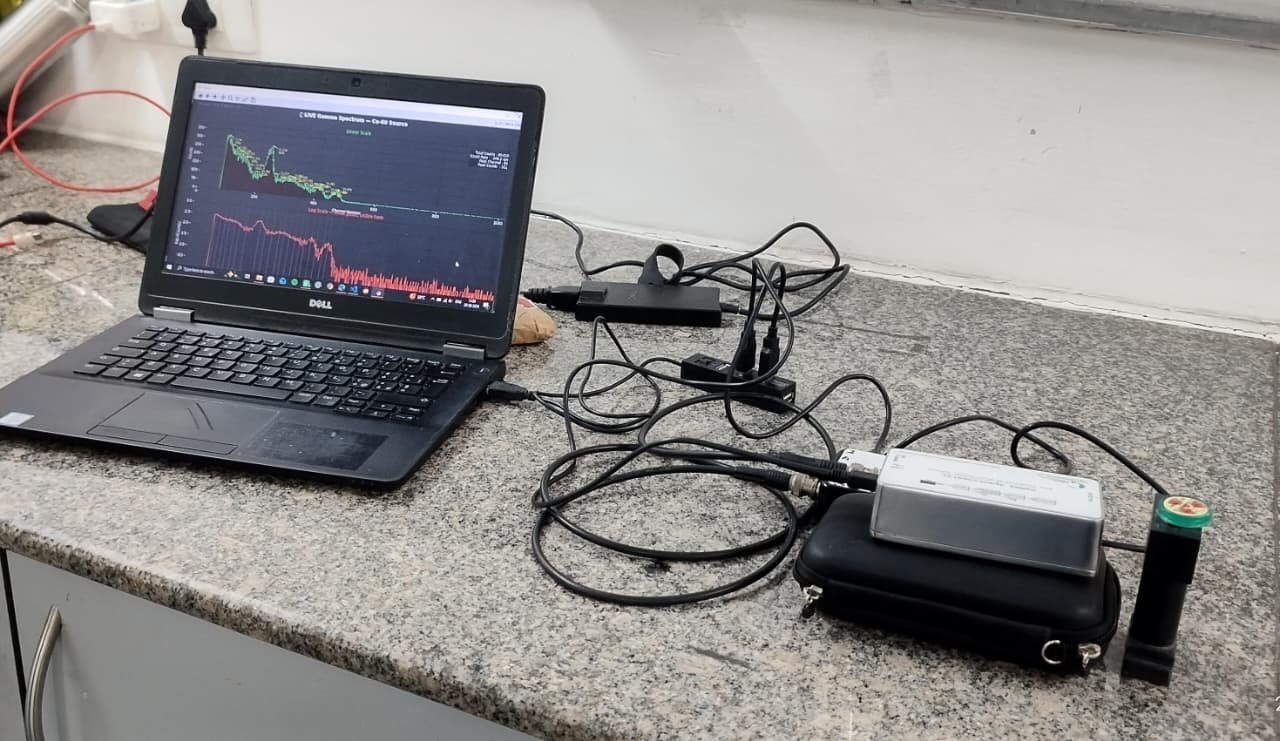
#> input picture CNSPEC GAMMA SPECTRUM/ASSETS/MAPPING1.jpeg, 1280 x 741 px, given in place of the camera
$ python camera_capture_digital_twin.py
#> lines starting #> are read from the running program, lines starting #| are printed output that depends on the picture; after the words box and inside, x2 and y2 are one past the last pixel; in counts of white or black regions, pixels touching at a corner belong together
import cv2
import numpy as np


# Camera
cap = cv2.VideoCapture(0)


if not cap.isOpened():
    print("Camera not detected")
    exit()


while True:


    ret, frame = cap.read()
#> frame is the input picture: shape (741, 1280, 3); mean B, G, R 139, 139.9, 141.6


    if not ret:
        break


    # Resize
    frame = cv2.resize(
        frame,
        (640,480)
    )
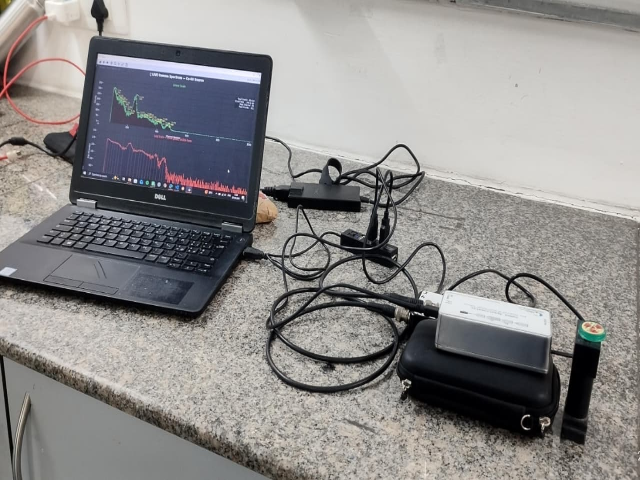
#> frame: shape (480, 640, 3); mean B, G, R 138.9, 139.8, 141.5


    # Convert grayscale

    gray = cv2.cvtColor(
        frame,
        cv2.COLOR_BGR2GRAY
    )
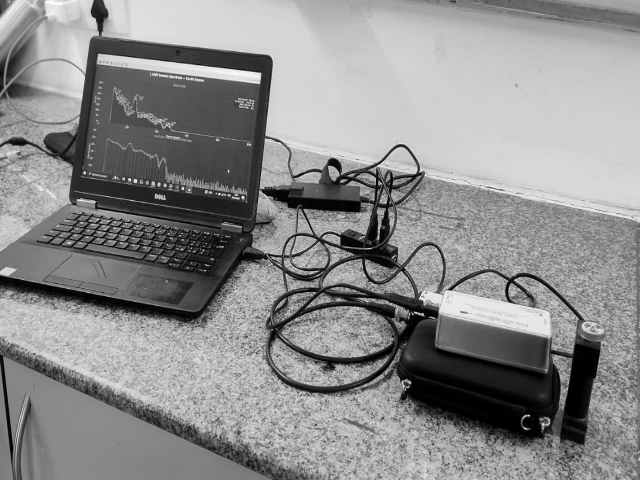
#> gray: shape (480, 640); min 0, max 254, mean 140.2


    # Create artificial depth map

    depth = cv2.applyColorMap(
        gray,
        cv2.COLORMAP_JET
    )
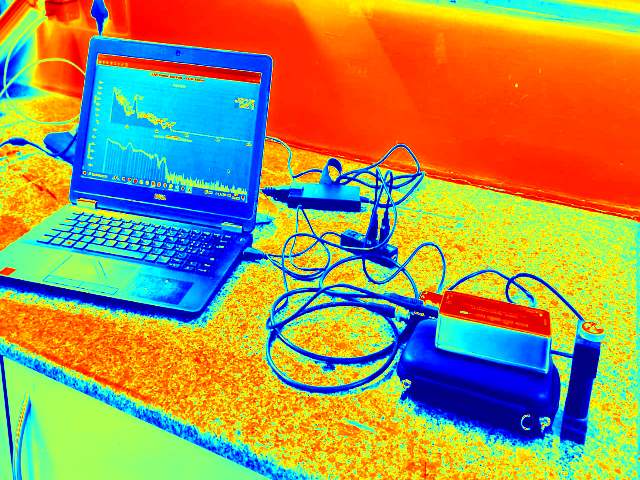
#> depth: shape (480, 640, 3); mean B, G, R 90.1, 148.8, 159.3


    # Edge detection

    edges = cv2.Canny(
        gray,
        80,
        150
    )
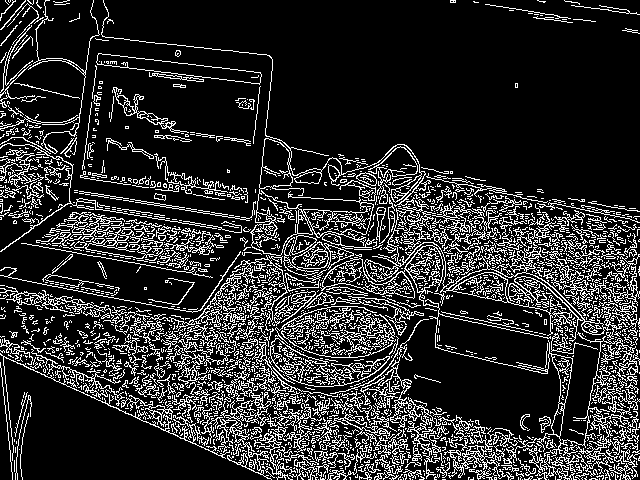
#> edges: shape (480, 640); 17.4% white in thin lines or dots


    edges = cv2.cvtColor(
        edges,
        cv2.COLOR_GRAY2BGR
    )
#> edges: shape (480, 640, 3); 17.4% white in thin lines or dots


    # Digital twin fusion

    digital_twin = cv2.addWeighted(
        depth,
        0.7,
        edges,
        0.3,
        0
    )


    # Add grid effect

    for x in range(0,640,40):

        cv2.line(
            digital_twin,
            (x,0),
            (x,480),
            (255,255,255),
            1
        )
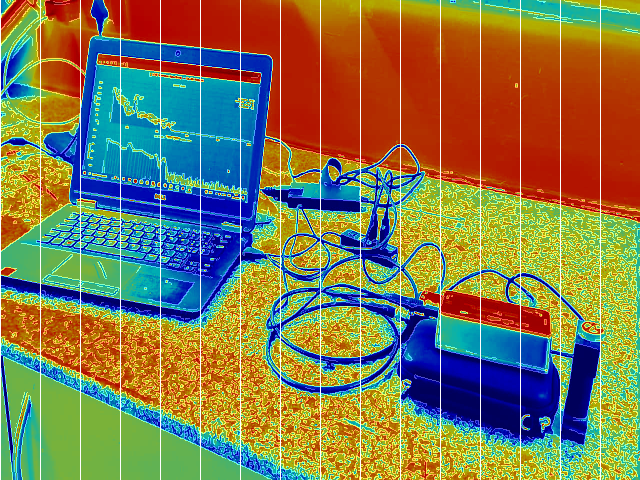
#> digital_twin: shape (480, 640, 3); mean B, G, R 80.8, 120.8, 127.8


    for y in range(0,480,40):

        cv2.line(
            digital_twin,
            (0,y),
            (640,y),
            (255,255,255),
            1
        )
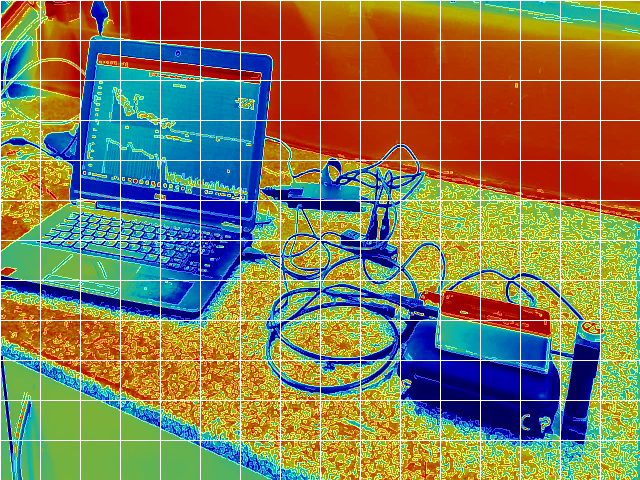
#> digital_twin: shape (480, 640, 3); 2.44% of pixels changed, all inside (x1, y1, x2, y2) = (1, 0, 640, 441)


    cv2.putText(

        digital_twin,

        "3D DIGITAL TWIN MODE",

        (20,40),

        cv2.FONT_HERSHEY_SIMPLEX,

        1,

        (255,255,255),

        2

    )
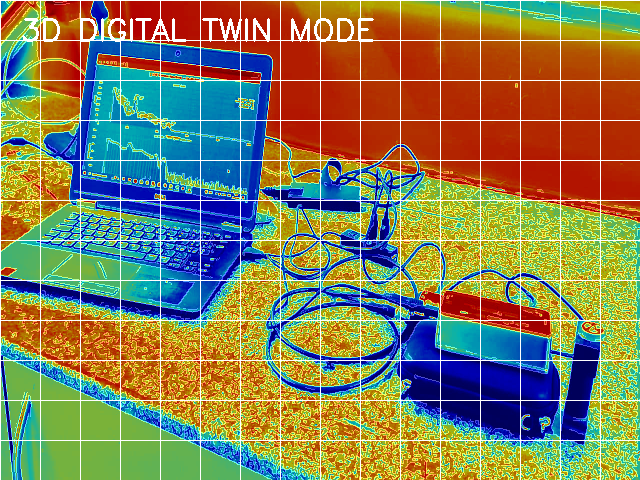
#> digital_twin: shape (480, 640, 3); 0.76% of pixels changed, all inside (x1, y1, x2, y2) = (22, 18, 374, 42)


    cv2.imshow(
        "Live 3D Digital Twin Camera",
        digital_twin
    )


    if cv2.waitKey(1)==ord('q'):
#> (key q is pressed here)
        break


cap.release()
cv2.destroyAllWindows()

$ run again, on CNSPEC GAMMA SPECTRUM/ASSETS/MAPPING2.jpeg
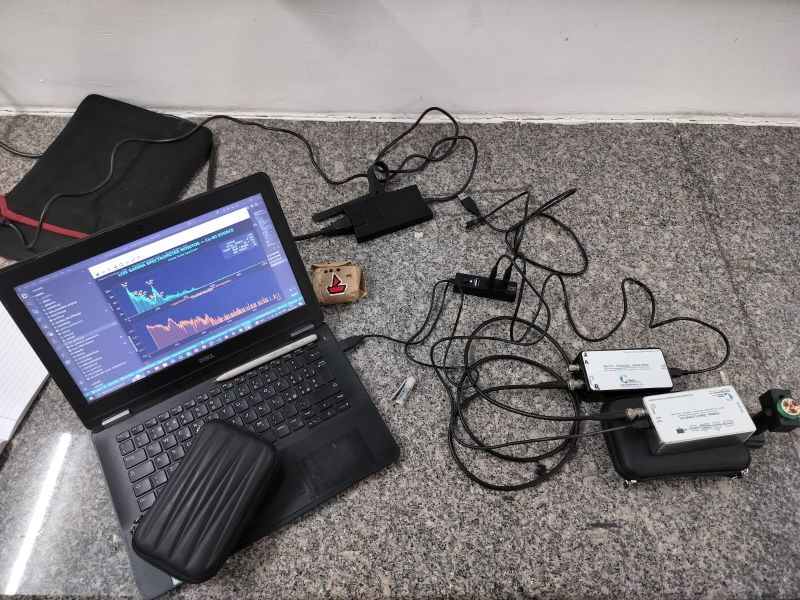
#> input picture CNSPEC GAMMA SPECTRUM/ASSETS/MAPPING2.jpeg, 1600 x 1200 px, given in place of the camera (shown at 1/2 size)
#> frame is the input picture: shape (1200, 1600, 3); mean B, G, R 123.1, 119.9, 123
#> frame: shape (480, 640, 3)
#> `edges = cv2.Canny( gray, 80, 150 )`:
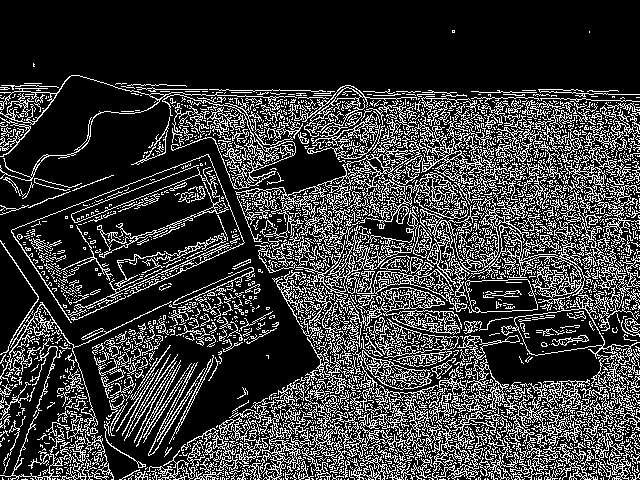
#> edges: shape (480, 640); 22.7% white in thin lines or dots
#> `cv2.putText(  digital_twin,  "3D DIGITAL TWIN MODE",  (20,40),  cv2.FO..`:
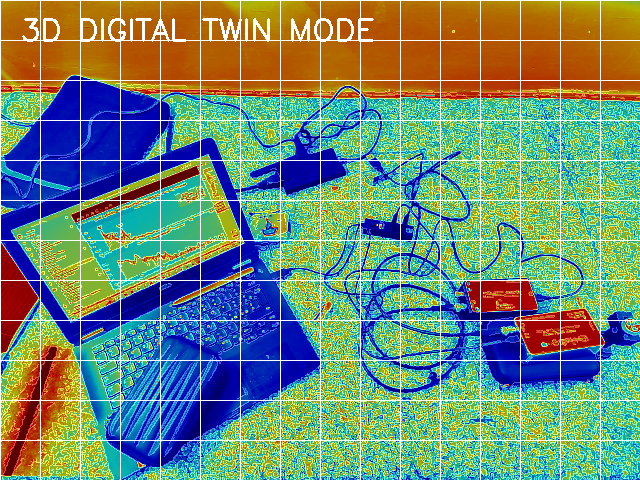
#> digital_twin: shape (480, 640, 3); mean B, G, R 116.8, 138.2, 110.4

$ run again, on CNSPEC GAMMA SPECTRUM/ASSETS/MAPPING3.jpeg
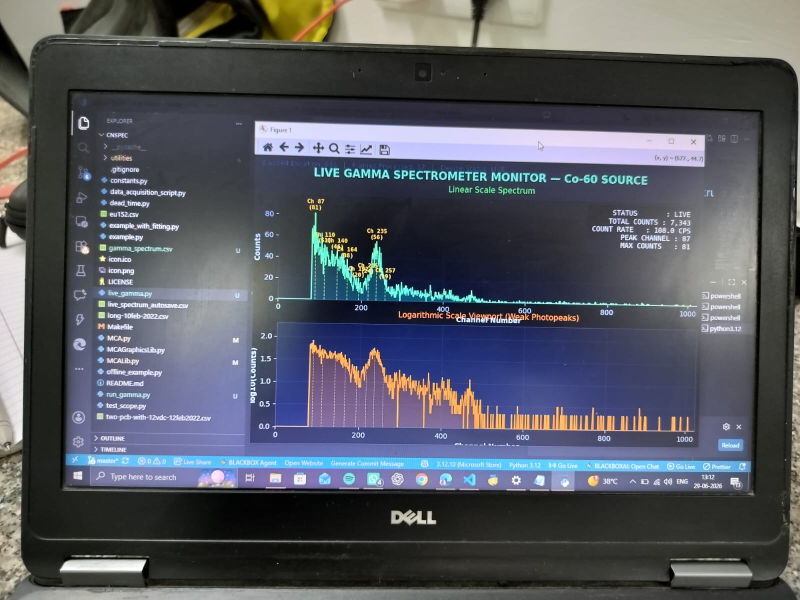
#> input picture CNSPEC GAMMA SPECTRUM/ASSETS/MAPPING3.jpeg, 1600 x 1200 px, given in place of the camera (shown at 1/2 size)
#> frame is the input picture: shape (1200, 1600, 3); mean B, G, R 96.6, 87.9, 84.8
#> frame: shape (480, 640, 3)
#> `edges = cv2.Canny( gray, 80, 150 )`:
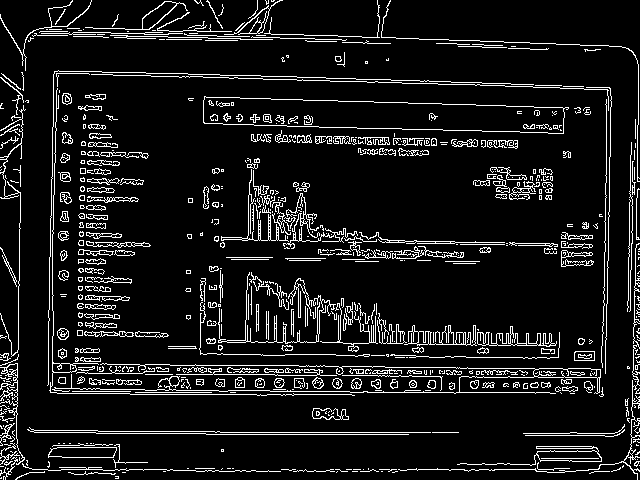
#> edges: shape (480, 640); 9.4% white in thin lines or dots
#> `cv2.putText(  digital_twin,  "3D DIGITAL TWIN MODE",  (20,40),  cv2.FO..`:
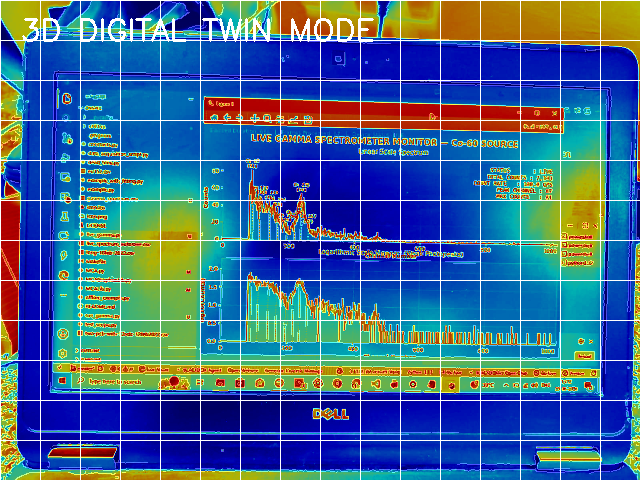
#> digital_twin: shape (480, 640, 3); mean B, G, R 143.7, 103.1, 63.1
